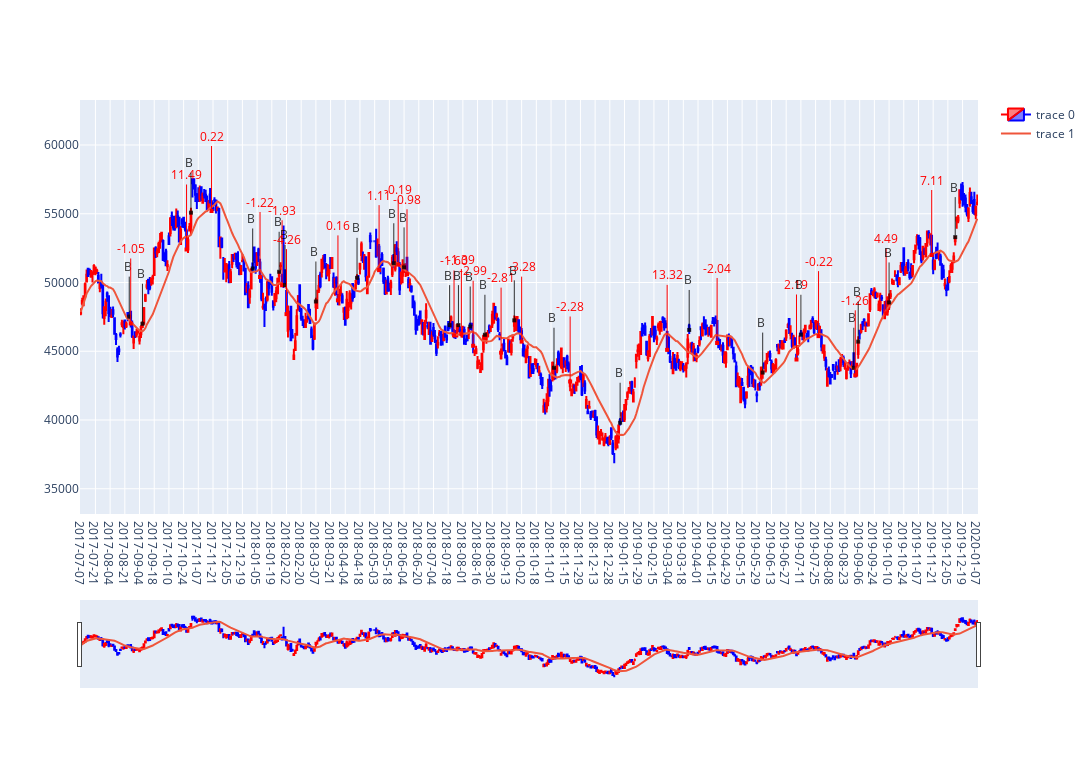

The cell this chart's notebook holds for it:
### Code cell
fig = go.Figure(data=[candle, mavg_line], layout=go.Layout(width=1920, height=768, yaxis_tickformat='d', annotations=annotations,
                yaxis=dict(range=[min_price, max_price]),))
                #updatemenus=[dict(type="buttons", buttons=[dict(label="Play", method="animate", args=[None])])]),)
                #frames=frame_data)
fig.update_xaxes(type="category")
fig.show()

### Figure 1 — Plotly figure (JSON) as saved in the notebook; plotly's stock layout.template omitted (floating-point values rounded to 4 significant figures; data arrays with more than 128 entries replaced by an {"elided": "..."} marker saying what was removed)
{"data": [{"close": {"elided": "611 int values"}, "decreasing": {"line": {"color": "blue"}}, "high": {"elided": "611 int values"}, "increasing": {"line": {"color": "red"}}, "low": {"elided": "611 int values"}, "open": {"elided": "611 int values"}, "type": "candlestick", "x": {"elided": "611 str values"}}, {"type": "scatter", "x": {"elided": "611 str values"}, "y": {"elided": "611 float values"}}], "layout": {"annotations": [{"arrowcolor": "black", "arrowhead": 7, "ax": 0, "ay": -50, "font": {"color": "black", "size": 12}, "opacity": 0.8, "showarrow": true, "text": "B ", "x": "2017-08-24", "xref": "x", "y": 47520, "yref": "y"}, {"arrowcolor": "red", "arrowhead": 7, "ax": 0, "ay": -75, "font": {"color": "red", "size": 12}, "opacity": 1, "showarrow": true, "text": "-1.05", "x": "2017-08-25", "xref": "x", "y": 47020, "yref": "y"}, {"arrowcolor": "black", "arrowhead": 7, "ax": 0, "ay": -50, "font": {"color": "black", "size": 12}, "opacity": 0.8, "showarrow": true, "text": "B ", "x": "2017-09-06", "xref": "x", "y": 47000, "yref": "y"}, {"arrowcolor": "red", "arrowhead": 7, "ax": 0, "ay": -75, "font": {"color": "red", "size": 12}, "opacity": 1, "showarrow": true, "text": "11.49", "x": "2017-10-26", "xref": "x", "y": 52400, "yref": "y"}, {"arrowcolor": "black", "arrowhead": 7, "ax": 0, "ay": -50, "font": {"color": "black", "size": 12}, "opacity": 0.8, "showarrow": true, "text": "B ", "x": "2017-10-31", "xref": "x", "y": 55080, "yref": "y"}, {"arrowcolor": "red", "arrowhead": 7, "ax": 0, "ay": -75, "font": {"color": "red", "size": 12}, "opacity": 1, "showarrow": true, "text": "0.22", "x": "2017-11-20", "xref": "x", "y": 55200, "yref": "y"}, {"arrowcolor": "black", "arrowhead": 7, "ax": 0, "ay": -50, "font": {"color": "black", "size": 12}, "opacity": 0.8, "showarrow": true, "text": "B ", "x": "2018-01-02", "xref": "x", "y": 51020, "yref": "y"}, {"arrowcolor": "red", "arrowhead": 7, "ax": 0, "ay": -75, "font": {"color": "red", "size": 12}, "opacity": 1, "showarrow": true, "text": "-1.22", "x": "2018-01-09", "xref": "x", "y": 50400, "yref": "y"}, {"arrowcolor": "black", "arrowhead": 7, "ax": 0, "ay": -50, "font": {"color": "black", "size": 12}, "opacity": 0.8, "showarrow": true, "text": "B ", "x": "2018-01-26", "xref": "x", "y": 50780, "yref": "y"}, {"arrowcolor": "red", "arrowhead": 7, "ax": 0, "ay": -75, "font": {"color": "red", "size": 12}, "opacity": 1, "showarrow": true, "text": "-1.93", "x": "2018-01-30", "xref": "x", "y": 49800, "yref": "y"}, {"arrowcolor": "black", "arrowhead": 7, "ax": 0, "ay": -50, "font": {"color": "black", "size": 12}, "opacity": 0.8, "showarrow": true, "text": "B ", "x": "2018-02-01", "xref": "x", "y": 49820, "yref": "y"}, {"arrowcolor": "red", "arrowhead": 7, "ax": 0, "ay": -75, "font": {"color": "red", "size": 12}, "opacity": 1, "showarrow": true, "text": "-4.26", "x": "2018-02-02", "xref": "x", "y": 47700, "yref": "y"}, {"arrowcolor": "black", "arrowhead": 7, "ax": 0, "ay": -50, "font": {"color": "black", "size": 12}, "opacity": 0.8, "showarrow": true, "text": "B ", "x": "2018-03-07", "xref": "x", "y": 48620, "yref": "y"}, {"arrowcolor": "red", "arrowhead": 7, "ax": 0, "ay": -75, "font": {"color": "red", "size": 12}, "opacity": 1, "showarrow": true, "text": "0.16", "x": "2018-03-28", "xref": "x", "y": 48700, "yref": "y"}, {"arrowcolor": "black", "arrowhead": 7, "ax": 0, "ay": -50, "font": {"color": "black", "size": 12}, "opacity": 0.8, "showarrow": true, "text": "B ", "x": "2018-04-16", "xref": "x", "y": 50340, "yref": "y"}, {"arrowcolor": "red", "arrowhead": 7, "ax": 0, "ay": -75, "font": {"color": "red", "size": 12}, "opacity": 1, "showarrow": true, "text": "1.11", "x": "2018-05-09", "xref": "x", "y": 50900, "yref": "y"}, {"arrowcolor": "black", "arrowhead": 7, "ax": 0, "ay": -50, "font": {"color": "black", "size": 12}, "opacity": 0.8, "showarrow": true, "text": "B ", "x": "2018-05-24", "xref": "x", "y": 51400, "yref": "y"}, {"arrowcolor": "red", "arrowhead": 7, "ax": 0, "ay": -75, "font": {"color": "red", "size": 12}, "opacity": 1, "showarrow": true, "text": "-0.19", "x": "2018-05-29", "xref": "x", "y": 51300, "yref": "y"}, {"arrowcolor": "black", "arrowhead": 7, "ax": 0, "ay": -50, "font": {"color": "black", "size": 12}, "opacity": 0.8, "showarrow": true, "text": "B ", "x": "2018-06-04", "xref": "x", "y": 51100, "yref": "y"}, {"arrowcolor": "red", "arrowhead": 7, "ax": 0, "ay": -75, "font": {"color": "red", "size": 12}, "opacity": 1, "showarrow": true, "text": "-0.98", "x": "2018-06-07", "xref": "x", "y": 50600, "yref": "y"}, {"arrowcolor": "black", "arrowhead": 7, "ax": 0, "ay": -50, "font": {"color": "black", "size": 12}, "opacity": 0.8, "showarrow": true, "text": "B ", "x": "2018-07-19", "xref": "x", "y": 46900, "yref": "y"}, {"arrowcolor": "red", "arrowhead": 7, "ax": 0, "ay": -75, "font": {"color": "red", "size": 12}, "opacity": 1, "showarrow": true, "text": "-1.60", "x": "2018-07-24", "xref": "x", "y": 46150, "yref": "y"}, {"arrowcolor": "black", "arrowhead": 7, "ax": 0, "ay": -50, "font": {"color": "black", "size": 12}, "opacity": 0.8, "showarrow": true, "text": "B ", "x": "2018-07-27", "xref": "x", "y": 46900, "yref": "y"}, {"arrowcolor": "red", "arrowhead": 7, "ax": 0, "ay": -75, "font": {"color": "red", "size": 12}, "opacity": 1, "showarrow": true, "text": "-1.39", "x": "2018-07-31", "xref": "x", "y": 46250, "yref": "y"}, {"arrowcolor": "black", "arrowhead": 7, "ax": 0, "ay": -50, "font": {"color": "black", "size": 12}, "opacity": 0.8, "showarrow": true, "text": "B ", "x": "2018-08-08", "xref": "x", "y": 46800, "yref": "y"}, {"arrowcolor": "red", "arrowhead": 7, "ax": 0, "ay": -75, "font": {"color": "red", "size": 12}, "opacity": 1, "showarrow": true, "text": "-2.99", "x": "2018-08-10", "xref": "x", "y": 45400, "yref": "y"}, {"arrowcolor": "black", "arrowhead": 7, "ax": 0, "ay": -50, "font": {"color": "black", "size": 12}, "opacity": 0.8, "showarrow": true, "text": "B ", "x": "2018-08-23", "xref": "x", "y": 46200, "yref": "y"}, {"arrowcolor": "red", "arrowhead": 7, "ax": 0, "ay": -75, "font": {"color": "red", "size": 12}, "opacity": 1, "showarrow": true, "text": "-2.81", "x": "2018-09-07", "xref": "x", "y": 44900, "yref": "y"}, {"arrowcolor": "black", "arrowhead": 7, "ax": 0, "ay": -50, "font": {"color": "black", "size": 12}, "opacity": 0.8, "showarrow": true, "text": "B ", "x": "2018-09-20", "xref": "x", "y": 47250, "yref": "y"}, {"arrowcolor": "red", "arrowhead": 7, "ax": 0, "ay": -75, "font": {"color": "red", "size": 12}, "opacity": 1, "showarrow": true, "text": "-3.28", "x": "2018-10-02", "xref": "x", "y": 45700, "yref": "y"}, {"arrowcolor": "black", "arrowhead": 7, "ax": 0, "ay": -50, "font": {"color": "black", "size": 12}, "opacity": 0.8, "showarrow": true, "text": "B ", "x": "2018-11-05", "xref": "x", "y": 43800, "yref": "y"}, {"arrowcolor": "red", "arrowhead": 7, "ax": 0, "ay": -75, "font": {"color": "red", "size": 12}, "opacity": 1, "showarrow": true, "text": "-2.28", "x": "2018-11-20", "xref": "x", "y": 42800, "yref": "y"}, {"arrowcolor": "black", "arrowhead": 7, "ax": 0, "ay": -50, "font": {"color": "black", "size": 12}, "opacity": 0.8, "showarrow": true, "text": "B ", "x": "2019-01-10", "xref": "x", "y": 39800, "yref": "y"}, {"arrowcolor": "red", "arrowhead": 7, "ax": 0, "ay": -75, "font": {"color": "red", "size": 12}, "opacity": 1, "showarrow": true, "text": "13.32", "x": "2019-02-28", "xref": "x", "y": 45100, "yref": "y"}, {"arrowcolor": "black", "arrowhead": 7, "ax": 0, "ay": -50, "font": {"color": "black", "size": 12}, "opacity": 0.8, "showarrow": true, "text": "B ", "x": "2019-03-22", "xref": "x", "y": 46550, "yref": "y"}, {"arrowcolor": "red", "arrowhead": 7, "ax": 0, "ay": -75, "font": {"color": "red", "size": 12}, "opacity": 1, "showarrow": true, "text": "-2.04", "x": "2019-04-18", "xref": "x", "y": 45600, "yref": "y"}, {"arrowcolor": "black", "arrowhead": 7, "ax": 0, "ay": -50, "font": {"color": "black", "size": 12}, "opacity": 0.8, "showarrow": true, "text": "B ", "x": "2019-06-04", "xref": "x", "y": 43450, "yref": "y"}, {"arrowcolor": "red", "arrowhead": 7, "ax": 0, "ay": -75, "font": {"color": "red", "size": 12}, "opacity": 1, "showarrow": true, "text": "2.19", "x": "2019-07-08", "xref": "x", "y": 44400, "yref": "y"}, {"arrowcolor": "black", "arrowhead": 7, "ax": 0, "ay": -50, "font": {"color": "black", "size": 12}, "opacity": 0.8, "showarrow": true, "text": "B ", "x": "2019-07-11", "xref": "x", "y": 46200, "yref": "y"}, {"arrowcolor": "red", "arrowhead": 7, "ax": 0, "ay": -75, "font": {"color": "red", "size": 12}, "opacity": 1, "showarrow": true, "text": "-0.22", "x": "2019-07-29", "xref": "x", "y": 46100, "yref": "y"}, {"arrowcolor": "black", "arrowhead": 7, "ax": 0, "ay": -50, "font": {"color": "black", "size": 12}, "opacity": 0.8, "showarrow": true, "text": "B ", "x": "2019-09-02", "xref": "x", "y": 43800, "yref": "y"}, {"arrowcolor": "red", "arrowhead": 7, "ax": 0, "ay": -75, "font": {"color": "red", "size": 12}, "opacity": 1, "showarrow": true, "text": "-1.26", "x": "2019-09-03", "xref": "x", "y": 43250, "yref": "y"}, {"arrowcolor": "black", "arrowhead": 7, "ax": 0, "ay": -50, "font": {"color": "black", "size": 12}, "opacity": 0.8, "showarrow": true, "text": "B ", "x": "2019-09-05", "xref": "x", "y": 45700, "yref": "y"}, {"arrowcolor": "red", "arrowhead": 7, "ax": 0, "ay": -75, "font": {"color": "red", "size": 12}, "opacity": 1, "showarrow": true, "text": "4.49", "x": "2019-10-07", "xref": "x", "y": 47750, "yref": "y"}, {"arrowcolor": "black", "arrowhead": 7, "ax": 0, "ay": -50, "font": {"color": "black", "size": 12}, "opacity": 0.8, "showarrow": true, "text": "B ", "x": "2019-10-10", "xref": "x", "y": 48550, "yref": "y"}, {"arrowcolor": "red", "arrowhead": 7, "ax": 0, "ay": -75, "font": {"color": "red", "size": 12}, "opacity": 1, "showarrow": true, "text": "7.11", "x": "2019-11-20", "xref": "x", "y": 52000, "yref": "y"}, {"arrowcolor": "black", "arrowhead": 7, "ax": 0, "ay": -50, "font": {"color": "black", "size": 12}, "opacity": 0.8, "showarrow": true, "text": "B ", "x": "2019-12-12", "xref": "x", "y": 53300, "yref": "y"}], "height": 768, "width": 1920, "xaxis": {"type": "category"}, "yaxis": {"range": [33165, 63272], "tickformat": "d"}}}
